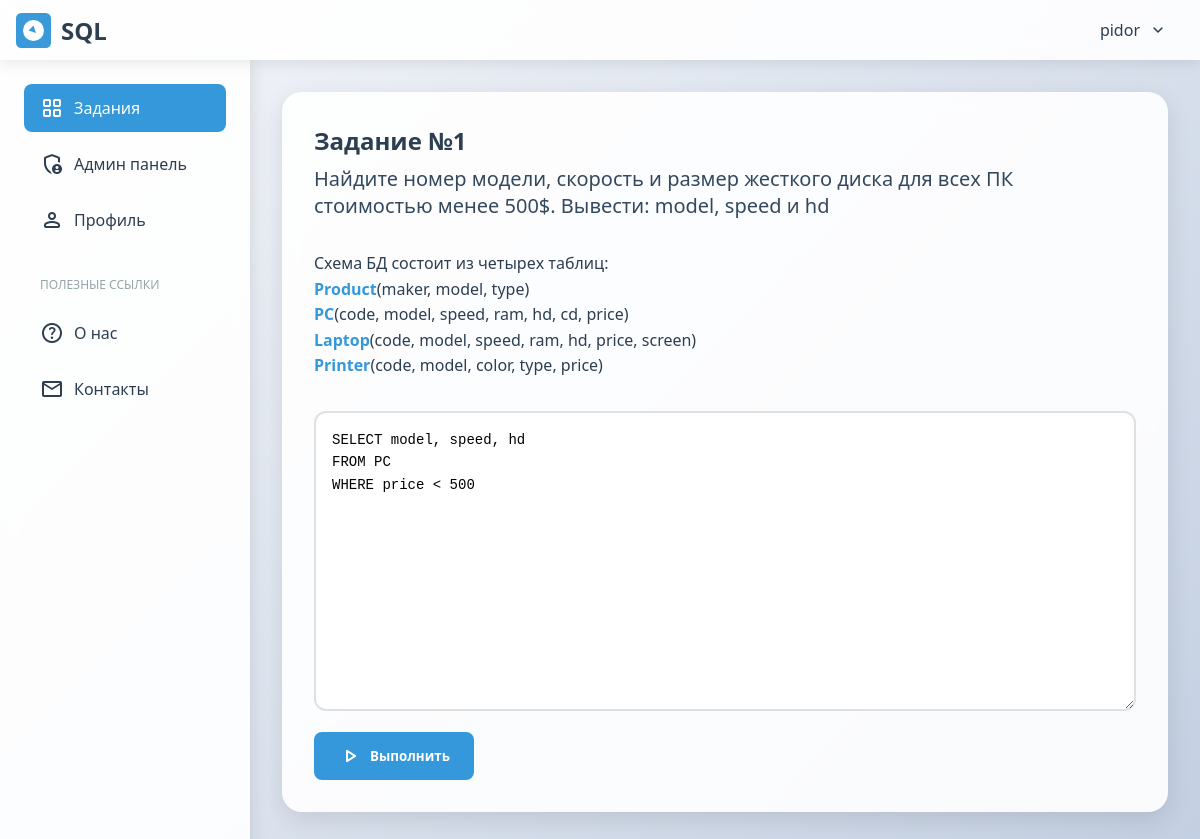
The page /task.php?id=1 (signed in) on the database its author committed.
### tables this page shows
CREATE TABLE `tasks` (
  `ID_Task` int(11) NOT NULL,
  `ID_Desc` int(11) DEFAULT NULL,
  `Name` varchar(255) NOT NULL,
  `Solve` varchar(8000) DEFAULT '0',
  `img_task` varchar(100) NOT NULL DEFAULT 'assets/img/card.jpg'
);

CREATE TABLE `description` (
  `ID_Desc` int(11) NOT NULL,
  `Description` varchar(8000) DEFAULT NULL
);

CREATE TABLE `user_tasks` (
  `ID` int(11) NOT NULL,
  `user_id` int(11) NOT NULL,
  `task_id` int(11) NOT NULL,
  `is_solved` tinyint(1) DEFAULT 0,
  `solution` text DEFAULT NULL,
  `solved_at` timestamp NULL DEFAULT NULL
);

### task.php (the view, shortened to what this page needs)
<?php
$con = mysqli_connect("localhost", "root", "", "general");
mysqli_set_charset($con, 'utf8');
$user_id = $_SESSION['user_id'];
if (isset($_GET['id'])) {
    $id = (int) $_GET['id'];
} else {
    die("ID задания не передан.");
}
$task_query = "SELECT DISTINCT tasks.ID_Task, tasks.Name, description.Description, tasks.solve
                FROM tasks
                JOIN description ON tasks.ID_Desc = description.ID_Desc
                WHERE tasks.ID_Task = '$id'";
$task_result = mysqli_query($con, $task_query) or die(mysqli_error($con));
$task_object = mysqli_fetch_object($task_result);
if (!empty($task_object->Description)) {
    $formatted_description = str_replace(
        ['Product', 'PC', 'Laptop', 'Printer'],
        ['<br><b>Product</b>', '<br><b>PC</b>', '<br><b>Laptop</b>', '<br><b>Printer</b>'],
        $task_object->Description
    );
    $formatted_description = nl2br($formatted_description);
} else {
    $formatted_description = "<p>No description available.</p>";
}
$user_solution_query = "SELECT solution FROM user_tasks WHERE user_id = '$user_id' AND task_id = '$id'";
$user_solution_result = mysqli_query($con, $user_solution_query) or die(mysqli_error($con));
$user_solution = mysqli_fetch_assoc($user_solution_result)['solution'] ?? '';
?>
<!DOCTYPE html>
<html lang="ru">
<head>
</head>
<body>
    <header class="header">
        <div style="display: flex; align-items: center;">
            <a href="index.php" class="logo">
                <img src="assets/img/logo.svg" alt="">
                <span>SQL</span>
            </a>
        </div>
        <div class="nav-profile">
            <span class="username"><?php echo htmlspecialchars($_SESSION['username'] ?? 'Гость'); ?></span>
        </div>
    </header>
    <aside class="sidebar">
        <ul class="sidebar-nav">
            <li class="nav-item">
                <a href="index.php" class="active">
                    <span class="material-symbols-rounded">grid_view</span>
                    Задания
                </a>
            </li>
            <li class="nav-item">
                <a href="admin-panel.php">
                    <span class="material-symbols-rounded">admin_panel_settings</span>
                    Админ панель
                </a>
            </li>
            <li class="nav-item">
                <a href="users-profile.php">
                    <span class="material-symbols-rounded">person</span>
                    Профиль
                </a>
            </li>
            <li class="nav-heading">ПОЛЕЗНЫЕ ССЫЛКИ</li>
            <li class="nav-item">
                <a href="pages-faq.html">
                    <span class="material-symbols-rounded">help</span>
                    О нас
                </a>
            </li>
            <li class="nav-item">
                <a href="pages-contact.html">
                    <span class="material-symbols-rounded">mail</span>
                    Контакты
                </a>
            </li>
        </ul>
    </aside>
    <main class="main">
        <div class="task-container">
            <div class="task-header">
                <h4>Задание №<?php echo $task_object->ID_Task; ?></h4>
                <h5><?php echo htmlspecialchars($task_object->Name); ?></h5>
            </div>
            <div class="task-description">
                <?php echo $formatted_description; ?>
            </div>
            <form method="POST" action="" class="task-form">
                <textarea name="user_answer" placeholder="Введите ваше решение здесь..."><?php echo htmlspecialchars($user_solution); ?></textarea>
                <button type="submit" class="button button-primary">
                    <span class="material-symbols-rounded">play_arrow</span>
                    Выполнить
                </button>
            </form>
        </div>
    </main>
</body>
</html>

### task.php (style rules this page uses)
* { margin: 0; padding: 0; box-sizing: border-box; font-family: 'Segoe UI', Tahoma, Geneva, Verdana, sans-serif; }
body { min-height: 100vh; background: linear-gradient(135deg, #f5f7fa 0%, #c3cfe2 100%); }
.header { position: fixed; top: 0; left: 0; right: 0; height: 60px; background: rgba(255, 255, 255, 0.9); backdrop-filter: blur(10px); padding: 0 1rem; display: flex; justify-content: space-between; align-items: center; box-shadow: 0 2px 15px rgba(0, 0, 0, 0.1); z-index: 1000; }
.logo { display: flex; align-items: center; gap: 10px; text-decoration: none; color: #2c3e50; font-weight: 600; font-size: 1.5rem; }
.logo img { height: 35px; }
.nav-profile { position: relative; cursor: pointer; display: flex; align-items: center; gap: 8px; padding: 8px 16px; border-radius: 8px; transition: all 0.3s ease; }
.username { color: #2c3e50; font-weight: 500; }
.nav-profile::after { content: 'expand_more'; font-family: 'Material Symbols Rounded'; font-size: 20px; color: #2c3e50; transition: transform 0.3s ease; }
.sidebar { position: fixed; left: 0; top: 60px; bottom: 0; width: 250px; background: rgba(255, 255, 255, 0.9); backdrop-filter: blur(10px); padding: 0; box-shadow: 2px 0 15px rgba(0, 0, 0, 0.1); transition: transform 0.3s ease; z-index: 999; }
.sidebar-nav { list-style: none; padding: 1.5rem; }
.nav-item a { display: flex; align-items: center; padding: 0.75rem 1rem; color: #2c3e50; text-decoration: none; border-radius: 8px; transition: all 0.3s; gap: 10px; margin-bottom: 0.5rem; }
.nav-item a:hover, .nav-item a.active { background: #3498db; color: white; }
.nav-heading { font-size: 0.75rem; text-transform: uppercase; color: #95a5a6; margin: 2rem 0 1rem; padding-left: 1rem; }
.main { margin-left: 250px; margin-top: 60px; padding: 2rem; transition: margin-left 0.3s ease; }
.task-container { background: rgba(255, 255, 255, 0.9); border-radius: 20px; box-shadow: 0 8px 25px rgba(0, 0, 0, 0.1); padding: 2rem; backdrop-filter: blur(10px); }
.task-header { margin-bottom: 2rem; }
.task-header h4 { color: #2c3e50; font-size: 1.5rem; margin-bottom: 0.5rem; }
.task-header h5 { color: #34495e; font-size: 1.25rem; font-weight: 500; }
.task-description { color: #2c3e50; line-height: 1.6; margin-bottom: 2rem; }
.task-description b { color: #3498db; font-weight: 600; }
.task-form textarea { width: 100%; min-height: 300px; padding: 1rem; border: 2px solid #e0e0e0; border-radius: 12px; font-family: monospace; font-size: 14px; line-height: 1.6; resize: vertical; transition: all 0.3s ease; background: rgba(255, 255, 255, 0.9); margin-bottom: 1rem; }
.button { display: inline-flex; align-items: center; padding: 0.75rem 1.5rem; border: none; border-radius: 8px; font-weight: 600; cursor: pointer; transition: all 0.3s ease; text-decoration: none; gap: 8px; }
.button-primary { background: #3498db; color: white; }

### rows shown on the page
tasks: ID_Task "1", Name "Найдите номер модели, скорость и размер жесткого диска для всех ПК стоимостью менее 500$. Вывести: model, speed и hd", ID_Desc.Description "Схема БД состоит из четырех таблиц: Product (maker, model, type) PC (code, model, speed, ram, hd, cd, price) Laptop (code, model, speed, ram, hd, price, screen) Printer (code, model, color, type, price)"
user_tasks: user_answer "SELECT model, speed, hd FROM PC WHERE price < 500"

### other values the page prints
$_SESSION['username'] "pidor"
